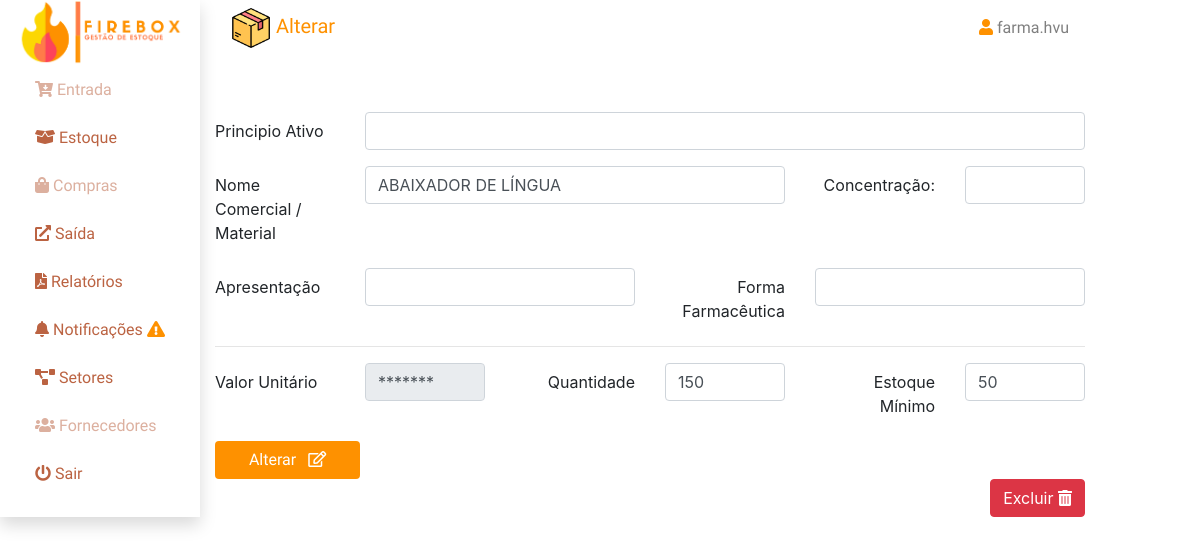
/views/estoque/e_estoque.php?idp=6 (signed in), run on the app's committed database.
### tables this page shows
CREATE TABLE `tbl_estoque` (
  `id_estoque` int(11) NOT NULL,
  `produto_e` varchar(120) DEFAULT NULL,
  `quantidade_e` varchar(100) DEFAULT NULL,
  `valor_un_e` varchar(100) DEFAULT '0',
  `estoque_minimo_e` varchar(50) DEFAULT NULL,
  `apresentacao` varchar(255) DEFAULT NULL,
  `concentracao` varchar(255) DEFAULT NULL,
  `forma_farmaceutica` varchar(255) DEFAULT NULL,
  `principio_ativo` varchar(255) DEFAULT NULL
);

### back/controllers/conexao.php (called while the page is built, shortened)
<?php
class PDOconectar
{
    public static function conectar()
    {
        try {
            return new PDO("mysql:host=localhost;dbname=boxhub;charset=utf8","root","",
               array(PDO::MYSQL_ATTR_INIT_COMMAND => "SET NAMES utf8"));
        } catch (PDOException $ex) {
            echo "Erro: " . $ex->getMessage();
        }
    }
}
?>

### back/controllers/EstoqueController.php (called while the page is built, shortened)
<?php
require_once('conexao.php');
class EstoqueController{
    public $conn = null;
    function __construct()
    {
        $this->conn = PDOconectar::conectar();
    }
    public function estoqueID($id)
    {
        try {
            $view_estoque = $this->conn->prepare( "SELECT * FROM tbl_estoque WHERE id_estoque='$id'");
            $view_estoque->execute();
            return $view_estoque->fetchAll(PDO::FETCH_OBJ);
        } catch (PDOException $erro) {
            echo "<script language=\"javascript\">alert(\"Erro...\")</script>";
        }
    }
}

### views/estoque/e_estoque.php (the view, shortened to what this page needs)
<!DOCTYPE html>
<html lang="pt-br">
<head>
    <link rel="stylesheet" href="../../css/style.min.css">
    <link rel="stylesheet" href="https://use.fontawesome.com/releases/v5.8.1/css/all.css"
>
</head>
<body>
<div class="container-fluid">
    <div class="row">
        <?php include_once "../componentes/menu.php" ?>
        <div class="col-9">
            <div class="">
                <nav class="navbar navbar-expand-lg navbar-light">
                    <h5 class="text-primary roboto-condensed"><img src="../../images/box.png" alt="" class="img-fluid"
                                                                   width="40">
                        Alterar</h5>
                    <div class="collapse navbar-collapse" id="conteudoNavbarSuportado">
                        <div class="form-inline my-2 my-lg-0">
                            <h6 class="text-black-50 roboto-condensed"><i
                                        class="fas fa-user text-primary"></i> <?= $_SESSION['user'] ?></h6>
                        </div>
                    </div>
                </nav>
                <div class="mt-5">
                    <?php
                    require_once '../../back/controllers/EstoqueController.php';
                    $p = new EstoqueController();
                    $produtos = $p->estoqueID($_GET['idp']);
                    foreach ($produtos as $v) {
                        ?>
                        <form method="POST" action="../../back/response/estoque/estoque_r.php">
                            <div class="form-group row">
                                <label for="inputEmail3" class="col-sm-2 col-form-label">Principio Ativo</label>
                                <div class="col-sm-10">
                                    <input type="text" name="p_ativo" value="<?= $v->principio_ativo ?>"
                                           class="form-control" id="inputEmail3" required="">
                                </div>
                            </div>
                            <div class="form-group row">
                                <label for="inputEmail3" class="col-sm-2 col-form-label">Nome Comercial /
                                    Material</label>
                                <div class="col-sm-6">
                                    <input type='text' class='form-control' value="<?= $v->produto_e ?>"
                                           name='produto_e' placeholder=''>
                                </div>
                                <label for="inputEmail3"
                                       class="col-sm-2 col-form-label text-right">Concentração:</label>
                                <div class="col-sm-2">
                                    <input type="text" class="form-control" value="<?= $v->concentracao ?>"
                                           name="concentracao" id="inputEmail4">
                                </div>
                            </div>
                            <div class="form-group row">
                                <label for="inputEmail3" class="col-sm-2 col-form-label">Apresentação</label>
                                <div class="col-sm-4">
                                    <input type='text' class='form-control' value="<?= $v->apresentacao ?>"
                                           name='apresentacao' placeholder=''>
                                </div>
                                <label for="inputEmail3" class="col-sm-2 col-form-label text-right">Forma
                                    Farmacêutica</label>
                                <div class="col-sm-4">
                                    <input type="text" class="form-control" value="<?= $v->forma_farmaceutica ?>"
                                           name="forma_farmaceutica" id="inputEmail4"
                                           placeholder="">
                                </div>
                            </div>
                            <hr>
                            <div class="form-group row">
                                <label for="inputEmail3" class="col-sm-2 col-form-label">Valor Unitário</label>
                                <div class="col-sm-2">
                                    <?php if ($_SESSION['user'] == 'compras.hvu') { ?>
                                        <input type='text' class='form-control' value="<?= $v->valor_un_e ?>"
                                               name='valor_un' placeholder='R$'>
                                        <small>Utilize ponto no lugar da vírgula</small>
                                    <?php } else { ?>
                                        <input type='text' class='form-control ' value="*******" name='valor_un'
                                               placeholder=''
                                               disabled>
                                    <?php } ?>
                                </div>
                                <label for="inputEmail3" class="col-sm-2 col-form-label text-right">Quantidade</label>
                                <div class="col-sm-2">
                                    <input type="number" class="form-control" value="<?= $v->quantidade_e ?>"
                                           name="quantidade_e" id="inputEmail4"
                                           placeholder="">
                                </div>
                                <label for="inputEmail3" class="col-sm-2 col-form-label text-right">Estoque
                                    Mínimo</label>
                                <div class="col-sm-2">
                                    <input type="number" class="form-control" value="<?= $v->estoque_minimo_e ?>"
                                           name="estoque_minimo_e" id="inputEmail4"
                                           placeholder="">
                                </div>
                            </div>
                            <button type="submit" class="btn bg-primary col-sm-2 roboto-condensed text-white">Alterar <i
                                        class="far fa-edit ml-2"></i>
                            </button>
                        </form>
                        <a href="../../back/response/estoque/d_produto.php?idp=<?= $_GET['idp'] ?>"
                        <button type="button" class="btn btn-danger float-right text-white">Excluir
                            <i class="fas fa-trash-alt"></i>
                        </a>
                    <?php } ?>
                </div>
            </div>
        </div>
    </div>
</div>
</body>
</html>

### data on the page
tbl_estoque: produto_e "ABAIXADOR DE LÍNGUA", quantidade_e "150", estoque_minimo_e "50"

### other printed values
$_SESSION['user'] "farma.hvu"
